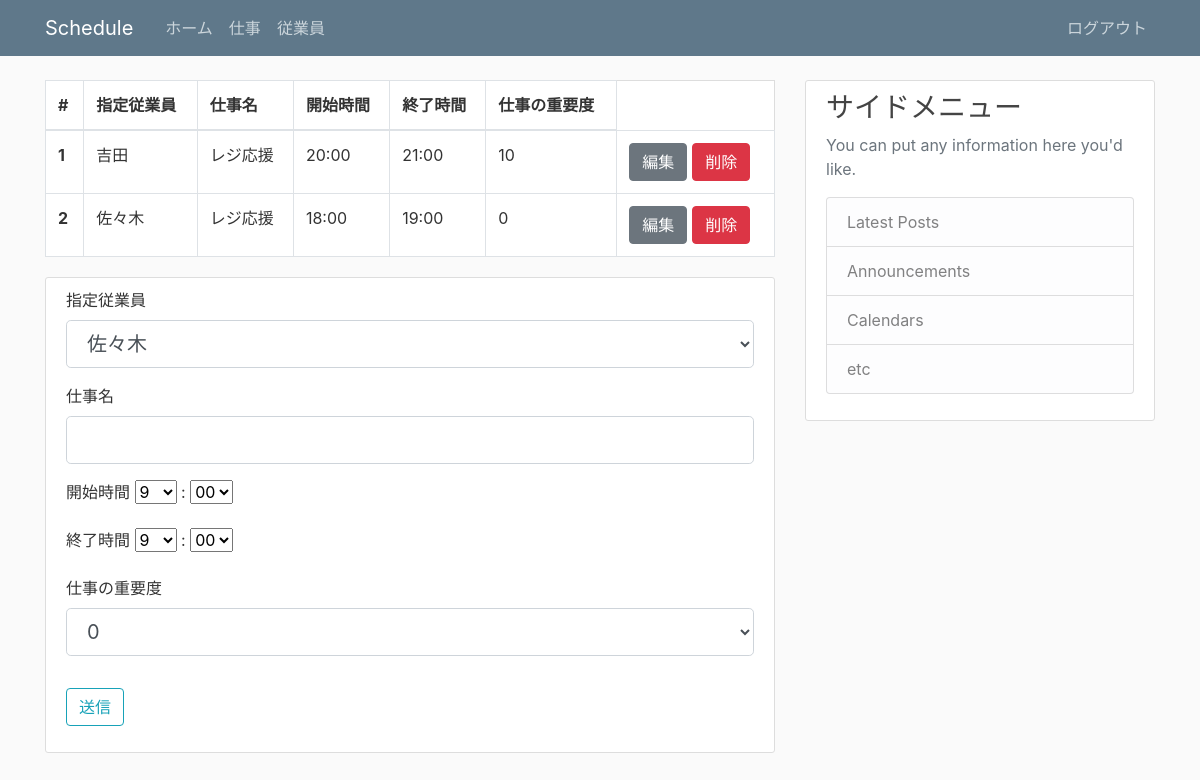
The app's page /spjob (signed in) with its own data.
### flask_schedule/models.py (models this page shows, shortened)
class SpecialJob(db.Model):
  id = db.Column(db.Integer, primary_key=True)
  workername = db.Column(db.String(20),nullable=False)
  jobname = db.Column(db.String(20), nullable=False)
  starttime = db.Column(db.String(10))
  endtime = db.Column(db.String(10))
  priorty = db.Column(db.String(3))
  required_number = db.Column(db.Integer)

### flask_schedule/views/spjob.py (the view, shortened to what this page needs)
@app.route('/spjob', methods=['GET', 'POST'])
def spjob():
  if not session.get('logged_in'):
    return redirect(url_for('login'))
  spjobs = SpecialJob.query.all()
  form = SpJobForm()
  hour = hourlist
  minutes = minuteslist
  worker_list = []
  workers = Worker.query.all()
  for worker in workers:
    worker_list.append(worker.workername)
  form.workername.choices = worker_list
  form.starttime_hour.choices = hourlist
  form.starttime_minutes.choices = minuteslist
  form.endtime_hour.choices = hourlist
  form.endtime_minutes.choices = minuteslist
  form.priorty.choices = priorty_list
  if request.method == "GET":
    return render_template('spjob/spjob.html',form=form,spjobs=spjobs)

### flask_schedule/forms.py
class SpJobForm(FlaskForm):
  workername = SelectField('指定従業員',validators=[DataRequired()])
  jobname = StringField('仕事名',validators=[DataRequired(), Length(min=1, max=20)])
  starttime_hour = SelectField('開始時間',validators=[DataRequired()])
  starttime_minutes = SelectField(':',validators=[DataRequired()])
  endtime_hour = SelectField('終了時間',validators=[DataRequired()])
  endtime_minutes = SelectField(':',validators=[DataRequired()])
  priorty = SelectField('仕事の重要度',validators=[DataRequired()])
  submit = SubmitField('送信')

### flask_schedule/templates/spjob/spjob.html (shortened to what this page needs)
{% extends "layout.html" %}
{% block content %}
  <table class="table table-bordered content-section">
    <thead>
      <tr>
        <th scope="col">#</th>
        <th scope="col">指定従業員</th>
        <th scope="col">仕事名</th>
        <th scope="col">開始時間</th>
        <th scope="col">終了時間</th>
        <th scope="col">仕事の重要度</th>
      </tr>
    </thead>
    <tbody>
      {% for spjob in spjobs %}
      <tr>
        <th scope="row">{{ spjob.id }}</th>
        <td>{{ spjob.workername }}</td>
        <td>{{ spjob.jobname }}</td>
        <td>{{ spjob.starttime }}</td>
        <td>{{ spjob.endtime }}</td>
        <td>{{ spjob.priorty }}</td>
        <td>
          <div class="btn-group">
            <form action="{{ url_for('edit_spjob',id = spjob.id)}}" method="GET">
              <button type="submit" class="btn btn-secondary">編集</button>
            </form>
            <form action="{{ url_for('delete_spjob',id = spjob.id)}}" method="GET">
              <button type="submit" class="btn btn-danger" style="margin-left: 5px;" style="margin-right: 5px;">削除</button>
            </form>
          </div>
        </td>
      </tr>
      {% endfor %}
    </tbody>
  </table>
  <div class="content-section">
    <form method="POST" action="">
      <div class="form-group">
        <fieldset class="form-group">
          <div class="form-group">
            {{ form.workername.label(class="form-control-label")}}
            {{ form.workername(class="form-control form-control-lg") }}
          </div>
          <div class="form-group">
            {{ form.jobname.label(class="form-control-label")}}
            {{ form.jobname(class="form-control form-control-lg") }}
          </div>
          <div class="form-group">
            {{ form.starttime_hour.label()}}
            {{ form.starttime_hour() }}
            {{ form.starttime_minutes.label()}}
            {{ form.starttime_minutes() }}
          </div>
          <div class="form-group">
            {{ form.endtime_hour.label()}}
            {{ form.endtime_hour() }}
            {{ form.endtime_minutes.label()}}
            {{ form.endtime_minutes() }}
          </div>
          <div class="form-group">
            {{ form.priorty.label(class="form-control-label")}}
            {{ form.priorty(class="form-control form-control-lg") }}
          </div>
        </fieldset>
      </div>
      <div class="form-group">
        {{ form.submit(class="btn btn-outline-info") }}
      </div>
    </form>
  </div>
{% endblock %}

### flask_schedule/static/main.css (style rules this page uses)
body { background: #fafafa; color: #333333; margin-top: 5rem; }
.content-section { background: #ffffff; padding: 10px 20px; border: 1px solid #dddddd; border-radius: 3px; margin-bottom: 20px; }

### records on screen
SpecialJob: id "1", workername "吉田", jobname "レジ応援", starttime "20:00", endtime "21:00", priorty "10"
SpecialJob: id "2", workername "佐々木", jobname "レジ応援", starttime "18:00", endtime "19:00", priorty "0"
